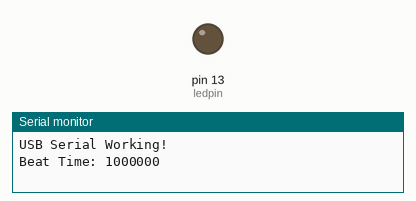
This sketch was run on a simulated Arduino Uno, built with avr-gcc and run on an emulated ATmega328P. Shown: output pins drawn as LEDs (lit = HIGH), the last lines printed to the serial monitor.

Above: at 0.1 s.
At 1.1 s:
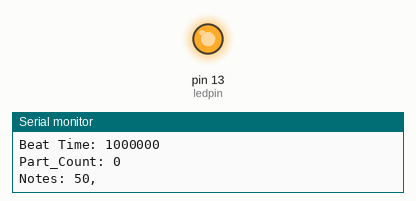
Timing chart, 0 to 2.6 s (numbered marks = the images above):
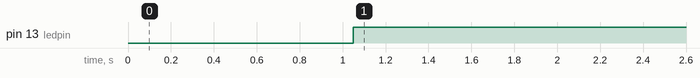

The sketch:

BassGenerator.ino
```cpp
#include <SoftwareSerial.h>

// #define Tune_Length for each part

const int Number_Parts = 2; // Number of different parts within the Piece

//const int Part_Lengths[Number_Parts] = {5,5};  // Length of Parts in Beats
const int Part1_Length = 5;
const int Part2_Length = 5;

const int Part_Lengths[Number_Parts] = {Part1_Length,Part2_Length};

const int Part_Bars[Number_Parts] = {1,1}; // Length of Parts in Bars

#define Tempo 144 // Beats per minute

//const long Beat_Time = (60/Tempo)/8;
const long Beat_Time = 1000000; // 1 Sec

const int start_delay = 0;  // Delay before each note it played

const unsigned char Tune1[Part1_Length] PROGMEM = {50,50,52,53,0};
const unsigned char Tune2[Part2_Length] PROGMEM = {40,40,42,43,0};

int Beat_Count = 0; // Used to index Tune array
int Note_Count = 0; // Used to index Tune array
int Graphene_Signal = 0; // Used to track conductor
int Part_Count = 0;  // Used to count through the different parts of the piece

// define I/O pins
const int ledpin = 13; // flash led
const int Graphene_Sen_P = 8; // singnal from graphine conductor, read for status low indicates star
const int Midi_In = 2;  // Software Serial Rx pin
const int Midi_Out = 3; // Software Serial Tx pin


// Timing check variables

unsigned long sr_start_time= 0;
unsigned long sr_stop_time= 0;

unsigned long min_us= 240000000;

unsigned long part_start_time= 0;
unsigned long part_tempo= 0;
unsigned long part_stop_time= 0;

unsigned char Load_Note;
unsigned char Prev_Note;


volatile unsigned int Timer1_Beat_Count =0; // Used to set Timer 1 to correct tempo

volatile unsigned int Next_Beat = 0; // Flag to move to next beat, set by Timer 1 Interrupt CHANGED

SoftwareSerial midiSerial(2,3);

void setup()
{

  // configure I/O pins
  pinMode(ledpin, OUTPUT);
  pinMode(Graphene_Sen_P, INPUT_PULLUP);
  digitalWrite(ledpin, LOW);
  digitalWrite(Graphene_Sen_P, HIGH);

  //Start Serial
   midiSerial.begin(31250);
  Serial.begin(9600);
  Serial.println("USB Serial Working!");

  Serial.print("Beat Time: ");
  Serial.println(Beat_Time);


  Start_Beat_Timer(); // Start Timer 1 with correct Tempo ADDED FIXED First Time THROUGH ISSUES !!!
  while (Next_Beat < 1)
        {
      //           Waitfor Beat Timer
        }
}


// --------------------------------------------------------------------------------------

void loop()
{
// Part 1
//    for (int Part_Count; Part_Count < Number_Parts; Part_Count++)
//    {
      Part_Count = 0;
      Serial.print("Part_Count: ");
      Serial.println(Part_Count);

      digitalWrite(ledpin,HIGH);
      Graphene_Signal = 1;

//      while (Graphene_Signal > 0)
//            {
//          Graphene_Signal = digitalRead(Graphene_Sen_P); //  Wait for Graphene  ON (LOW)
//            }
//      Graphene_Signal = 1; // debounce 1msec
      part_start_time = micros();
//      digitalWrite(ledpin, LOW);
      delayMicroseconds(1000);
//      while (Graphene_Signal > 0)
//            {
//          Graphene_Signal = digitalRead(Graphene_Sen_P); //  Wait for Graphene  ON
//            }
      delay(start_delay);
      Next_Beat = 0; // Reset Flag ADDED keep here as interupt can change it
      Start_Beat_Timer(); // Start Timmer 1 with correct Tempo

      Serial.print("Notes: ");
      for (int Beat_Count=0; Beat_Count < Part_Lengths[Part_Count]; Beat_Count++)
      {
          Load_Note = pgm_read_byte(&Tune1[Beat_Count]);
          Serial.print(Load_Note);
          Serial.print(", ");
          if (Beat_Count > 0)
          {
            Prev_Note = pgm_read_byte(&Tune1[Beat_Count-1]);
            if (Load_Note != Prev_Note)
            {
              Play_Note(128,Prev_Note,127); // Turn off previous note
//              Serial.print("Note Off: ");
//              Serial.println(Prev_Note);
            }
          }


          if (Load_Note > 0)
          {
            if (Load_Note != Prev_Note)
            {
              Play_Note(144,Load_Note,127); // Turn on note
//              Serial.print("Note On: ");
//              Serial.println(Load_Note);
            }
          }

          while (Next_Beat < 1)
          {
          // Waitfor Beat Timer
          }

          Next_Beat = 0;
      }

      digitalWrite(ledpin,HIGH);

      part_stop_time = micros();
      part_tempo = ((min_us*Part_Bars[Part_Count])/(part_stop_time-part_start_time));
      Serial.println();
      Serial.print("Part Tempo: ");
      Serial.println(part_tempo);
      while (Graphene_Signal < 1)

      {
        Graphene_Signal = digitalRead(Graphene_Sen_P); //  Wait for Graphene signal OFF (HIGH)
      }


//  }

// Part 2
//    for (int Part_Count; Part_Count < Number_Parts; Part_Count++)
//    {
      Part_Count = 1;
      Serial.print("Part_Count: ");
      Serial.println(Part_Count);

      digitalWrite(ledpin,HIGH);
      Graphene_Signal = 1;

//      while (Graphene_Signal > 0)
//            {
//          Graphene_Signal = digitalRead(Graphene_Sen_P); //  Wait for Graphene  ON (LOW)
//            }
//      Graphene_Signal = 1; // debounce 1msec
      part_start_time = micros();
//      digitalWrite(ledpin, LOW);
      delayMicroseconds(1000);
//      while (Graphene_Signal > 0)
//            {
//          Graphene_Signal = digitalRead(Graphene_Sen_P); //  Wait for Graphene  ON
//            }
      delay(start_delay);
      Next_Beat = 0; // Reset Flag ADDED keep here as interupt can change it
      Start_Beat_Timer(); // Start Timmer 1 with correct Tempo

      Serial.print("Notes: ");
      for (int Beat_Count=0; Beat_Count < Part_Lengths[Part_Count]; Beat_Count++)
      {
          Load_Note = pgm_read_byte(&Tune2[Beat_Count]);
          Serial.print(Load_Note);
          Serial.print(", ");
          if (Beat_Count > 0)
          {
            Prev_Note = pgm_read_byte(&Tune2[Beat_Count-1]);
            if (Load_Note != Prev_Note)
            {
              Play_Note(128,Prev_Note,127); // Turn off previous note
//              Serial.print("Note Off: ");
//              Serial.println(Prev_Note);
            }
          }


          if (Load_Note > 0)
          {
            if (Load_Note != Prev_Note)
            {
              Play_Note(144,Load_Note,127); // Turn on note
//              Serial.print("Note On: ");
//              Serial.println(Load_Note);
            }
          }

          while (Next_Beat < 1)
          {
          // Waitfor Beat Timer
          }

          Next_Beat = 0;
      }

      digitalWrite(ledpin,HIGH);

      part_stop_time = micros();
      part_tempo = ((min_us*Part_Bars[Part_Count])/(part_stop_time-part_start_time));
      Serial.println();
      Serial.print("Part Tempo: ");
      Serial.println(part_tempo);
      while (Graphene_Signal < 1)

      {
        Graphene_Signal = digitalRead(Graphene_Sen_P); //  Wait for Graphene signal OFF (HIGH)
      }


//  }


  Serial.println("-----------------------------------------------------------------");
}


// --------------------------------------------------------------------------------------

void Play_Note(int cmd, int pitch, int velocity) {
  midiSerial.write(cmd);
  midiSerial.write(pitch);
  midiSerial.write(velocity);
}

void Start_Beat_Timer() {

//  Serial.println("StartBeatTimer");
//  Serial.println(Next_Beat);
  noInterrupts();           // disable all interrupts
  TCCR1A = 0;
  TCCR1B = 0;
  TIMSK1 |= (1 << TOIE1); // enable timer overflow interrupt
  TCNT1 = Timer1_Beat_Count;   // preload timer
  TCCR1B |= (1 << CS12);    // Sets 256 prescaler 16 uSec counts
  Timer1_Beat_Count = (65536 -(Beat_Time/16));   // preload timer 65536-(416666/16) = 39494
  interrupts();             // enable all interrupts
//  Serial.println(Next_Beat);

}

ISR(TIMER1_OVF_vect)        // interrupt service routine
{
//  Serial.println("ISR");
//  Serial.println(Next_Beat);
  TCNT1 = Timer1_Beat_Count;   // Reload timer1 with beacount
  Next_Beat= 1;
//  Serial.println(Next_Beat);
}
```

Measured:
- by itself, pin 13 (ledpin): LOW → HIGH at 1.0 s
